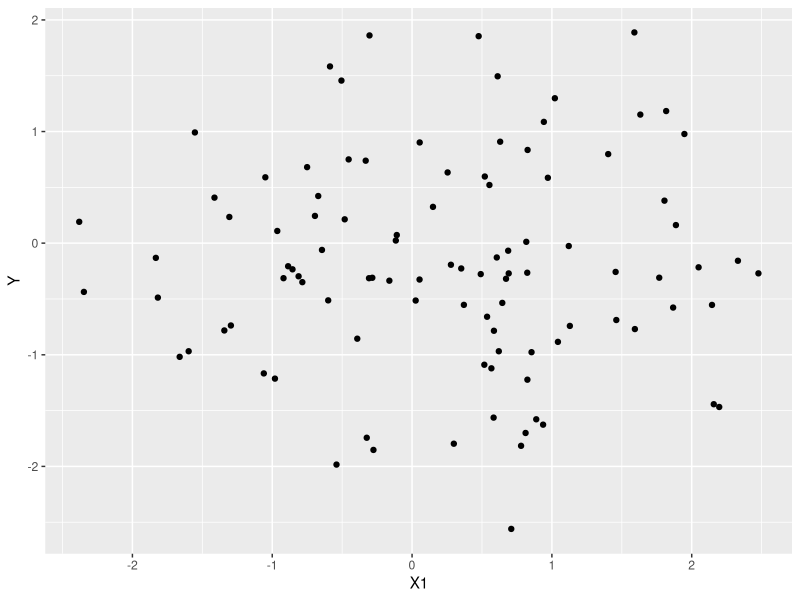
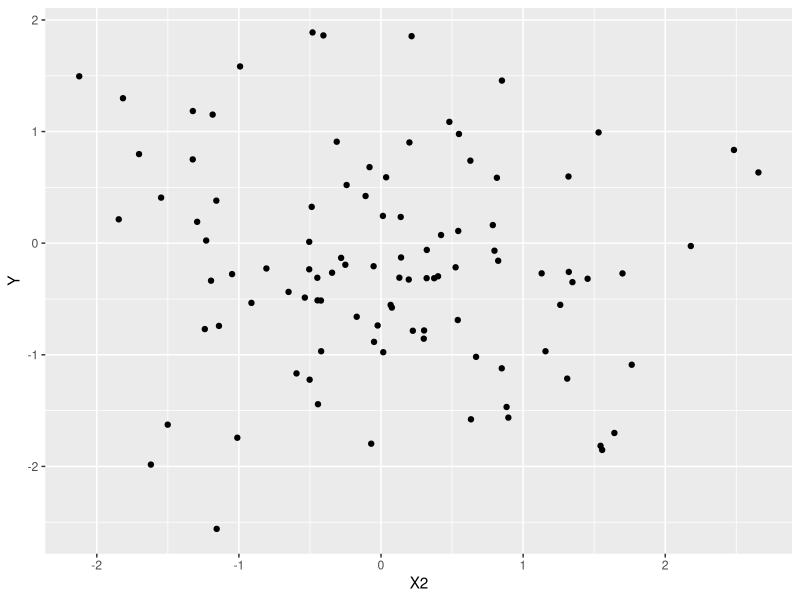
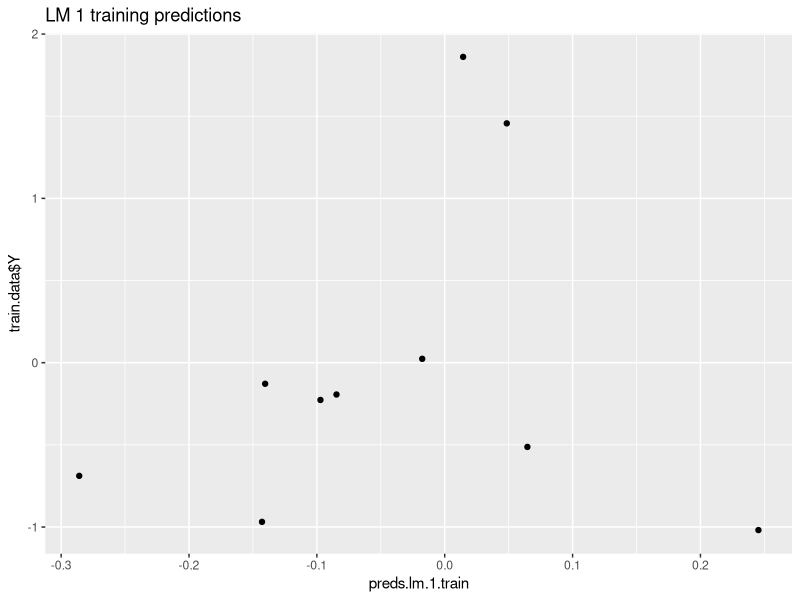
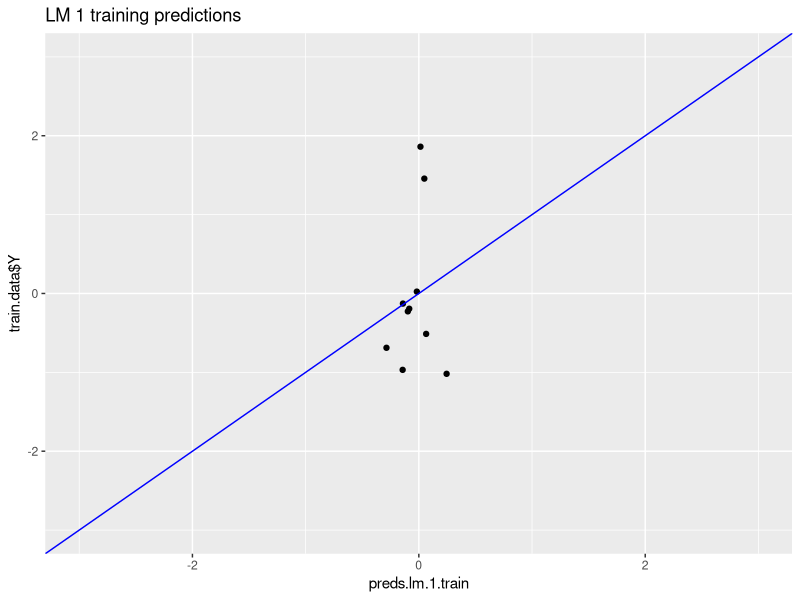
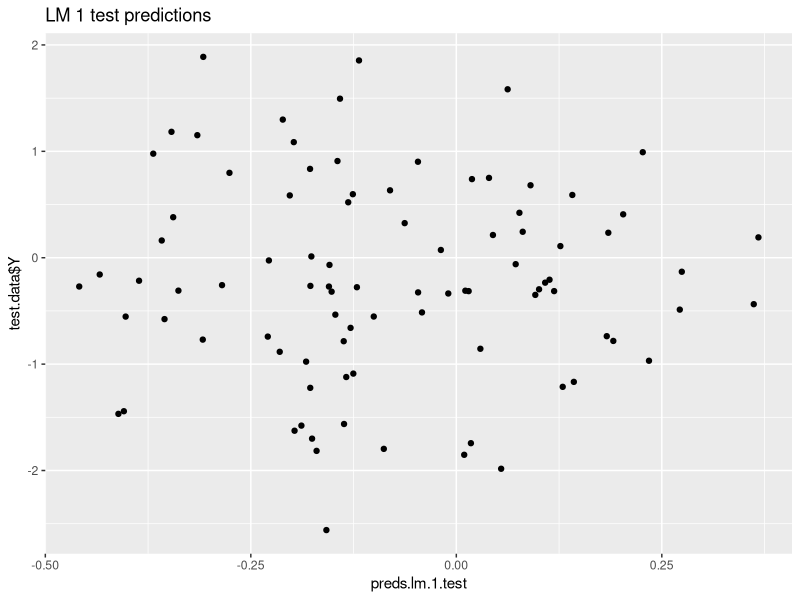
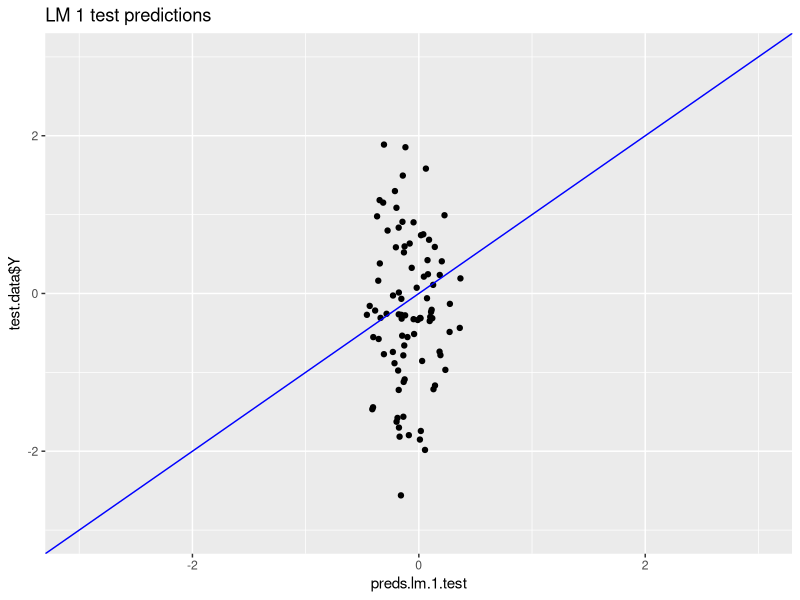
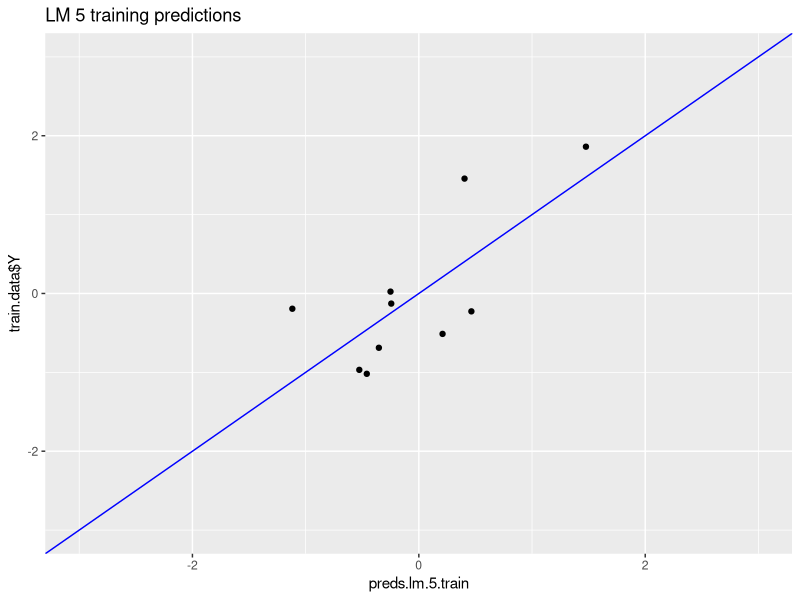
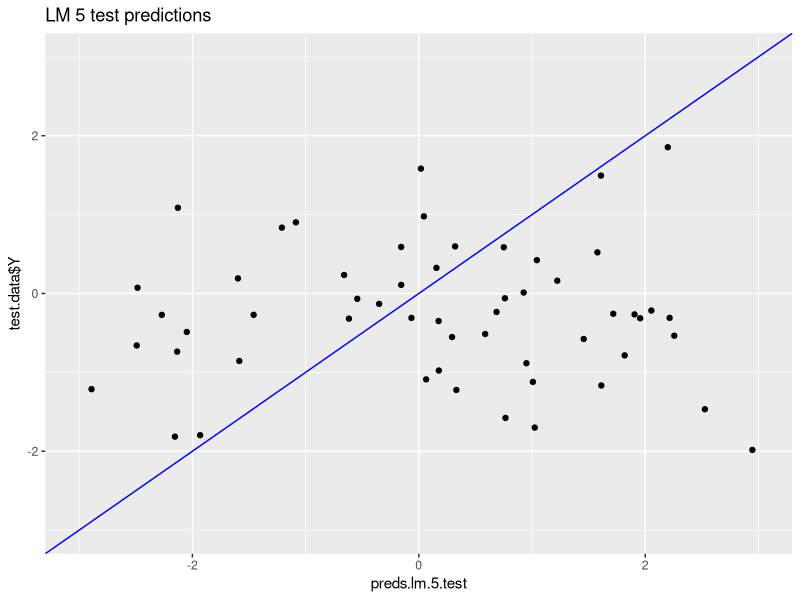

The R source for these figures, in order: (Note: this script raises an error after producing the figures.)
library(ggplot2)

# for 'accuracy' function
library(forecast)

### generate some data

# generate a 20x10 matrix of completely random values between 0 and 10
set.seed(12345)
# x <- matrix(runif(200, min=0, max=10),nrow=20)
x <- matrix(rnorm(1000, mean=0, sd=1),nrow=100)
random.df <- data.frame(x)
head(random.df)
dim(random.df)
summary(random.df)

# name the last column 'Y'
names(random.df)
names(random.df)[10]
names(random.df)[10] <- "Y"
names(random.df)

# visualize the relationships
ggplot(random.df) + 
  geom_point(mapping = aes(x=X1, y=Y))

ggplot(random.df) + 
  geom_point(mapping = aes(x=X2, y=Y))
# and so on...

# pretend we have only seen 10 of the data points when we build our model
# aka train size = 10
train.size <- 10
train.idx <- sample(1:nrow(random.df), train.size)
train.idx

train.data <- random.df[train.idx,]
test.data <- random.df[-train.idx,]
dim(train.data)
dim(test.data)

# train a linear model with one predictor
lm.1 <- lm(Y ~ X1, data=train.data)
summary(lm.1)
# is this performance what you expect?

# train a linear model with 2 predictors
# do you expect R-squared to go up or down? Adjusted R-squared?
lm.2 <- lm(Y ~ X1 + X2, data=train.data)
summary(lm.2)

# train a linear model with 5 predictors
lm.5 <- lm(Y ~ X1 + X2 + X3 + X4 + X5, data=train.data)
summary(lm.5)

# train a linear model with 8 predictors
lm.8 <- lm(Y ~ X1 + X2 + X3 + X4 + X5 + X6 + X7 + X8, data=train.data)
summary(lm.8)

# train a linear model with 9 predictors
# what R-squared do you expect? Adjusted R-squared?
lm.9 <- lm(Y ~ X1 + X2 + X3 + X4 + X5 + X6 + X7 + X8 + X9, data=train.data)
summary(lm.9)

# plot predictions vs actuals for train, test

## LM 1
preds.lm.1.train <- predict(lm.1, newdata=train.data)
preds.lm.1.test <- predict(lm.1, newdata=test.data)

# LM 1 training predictions
p <- ggplot() +
  geom_point(mapping = aes(x=preds.lm.1.train, y=train.data$Y)) + 
  ggtitle("LM 1 training predictions")

p
p + xlim(-3,3) + ylim(-3,3) + 
  geom_abline(mapping = aes(intercept = 0, slope = 1), col="blue")

# LM 1 test predictions
p <- ggplot() +
  geom_point(mapping = aes(x=preds.lm.1.test, y=test.data$Y)) + 
  ggtitle("LM 1 test predictions")

p
p + xlim(-3,3) + ylim(-3,3) + 
  geom_abline(mapping = aes(intercept = 0, slope = 1), col="blue")


## LM 5
preds.lm.5.train <- predict(lm.5, newdata=train.data)
preds.lm.5.test <- predict(lm.5, newdata=test.data)

# LM 5 training predictions
p <- ggplot() +
  geom_point(mapping = aes(x=preds.lm.5.train, y=train.data$Y)) + 
  ggtitle("LM 5 training predictions")

p + xlim(-3,3) + ylim(-3,3) + 
  geom_abline(mapping = aes(intercept = 0, slope = 1), col="blue")

# LM 5 test predictions
p <- ggplot() +
  geom_point(mapping = aes(x=preds.lm.5.test, y=test.data$Y)) + 
  ggtitle("LM 5 test predictions")

p + xlim(-3,3) + ylim(-3,3) + 
  geom_abline(mapping = aes(intercept = 0, slope = 1), col="blue")

# some data points won't even fit
summary(preds.lm.5.test)
p + xlim(-10,10) + ylim(-10,10) + 
  geom_abline(mapping = aes(intercept = 0, slope = 1), col="blue")


## LM 8
preds.lm.8.train <- predict(lm.8, newdata=train.data)
preds.lm.8.test <- predict(lm.8, newdata=test.data)

# LM 8 training predictions
p <- ggplot() +
  geom_point(mapping = aes(x=preds.lm.8.train, y=train.data$Y)) + 
  ggtitle("LM 8 training predictions")

p + xlim(-3,3) + ylim(-3,3) + 
  geom_abline(mapping = aes(intercept = 0, slope = 1), col="blue")

# LM 8 test predictions
p <- ggplot() +
  geom_point(mapping = aes(x=preds.lm.8.test, y=test.data$Y)) + 
  ggtitle("LM 8 test predictions")

summary(preds.lm.8.test)
p + xlim(-25,25) + ylim(-25,25) + 
  geom_abline(mapping = aes(intercept = 0, slope = 1), col="blue")


## LM 9
preds.lm.9.train <- predict(lm.9, newdata=train.data)
preds.lm.9.test <- predict(lm.9, newdata=test.data)

# LM 9 training predictions
p <- ggplot() +
  geom_point(mapping = aes(x=preds.lm.9.train, y=train.data$Y)) + 
  ggtitle("LM 9 training predictions")

p + xlim(-3,3) + ylim(-3,3) + 
  geom_abline(mapping = aes(intercept = 0, slope = 1), col="blue")

# LM 9 test predictions
p <- ggplot() +
  geom_point(mapping = aes(x=preds.lm.9.test, y=test.data$Y)) + 
  ggtitle("LM 9 test predictions")

summary(preds.lm.9.test)
p + xlim(-8,8) + ylim(-8,8) + 
  geom_abline(mapping = aes(intercept = 0, slope = 1), col="blue")

# compare test performance of the models
accuracy(preds.lm.1.test, test.data$Y)
preds.lm.2.test <- predict(lm.2, newdata=test.data)
accuracy(preds.lm.2.test, test.data$Y)
accuracy(preds.lm.5.test, test.data$Y)
accuracy(preds.lm.8.test, test.data$Y)
accuracy(preds.lm.9.test, test.data$Y)

# compare with the simplest possible linear model
# (intercept only, no predictors)
lm.0 <- lm(Y ~ 1, data=train.data)
summary(lm.0)

preds.lm.0.test <- predict(lm.0, newdata=test.data)
head(preds.lm.0.test)
mean(train.data$Y)

accuracy(preds.lm.0.test, test.data$Y)
sd(test.data$Y)
# why are these numbers slightly different?

mean(train.data$Y)
mean(test.data$Y)

# if we knew the "true" mean, RMSE = std dev of Y
y.mean <- mean(test.data$Y)
preds.y.mean <- rep(y.mean, nrow(test.data))

accuracy(preds.y.mean, test.data$Y)
sd(test.data$Y)


# plot LM 0 test predictions
p <- ggplot() +
  geom_point(mapping = aes(x=preds.lm.0.test, y=test.data$Y)) + 
  ggtitle("LM 0 test predictions")

p + xlim(-3,3) + ylim(-3,3) + 
  geom_abline(mapping = aes(intercept = 0, slope = 1), col="blue")


# plot training, test performance for each model
num.predictors <- c(0, 1, 5, 8, 9)
preds.lm.0.train <- predict(lm.0, newdata=train.data)
preds.lm.1.train <- predict(lm.1, newdata=train.data)
preds.lm.5.train <- predict(lm.5, newdata=train.data)
preds.lm.8.train <- predict(lm.8, newdata=train.data)
preds.lm.9.train <- predict(lm.9, newdata=train.data)
training.rmse <- c(accuracy(preds.lm.0.train, train.data$Y)[2],
                   accuracy(preds.lm.1.train, train.data$Y)[2],
                   accuracy(preds.lm.5.train, train.data$Y)[2],
                   accuracy(preds.lm.8.train, train.data$Y)[2],
                   accuracy(preds.lm.9.train, train.data$Y)[2])

preds.lm.0.test <- predict(lm.0, newdata=test.data)
preds.lm.1.test <- predict(lm.1, newdata=test.data)
preds.lm.5.test <- predict(lm.5, newdata=test.data)
preds.lm.8.test <- predict(lm.8, newdata=test.data)
preds.lm.9.test <- predict(lm.9, newdata=test.data)
testing.rmse <- c(accuracy(preds.lm.0.test, test.data$Y)[2],
                  accuracy(preds.lm.1.test, test.data$Y)[2],
                  accuracy(preds.lm.5.test, test.data$Y)[2],
                  accuracy(preds.lm.8.test, test.data$Y)[2])

train.results <- data.frame("num.predictors"=num.predictors,
                            "rmse"=training.rmse,
                            "dataset"="train")

test.results <- data.frame("num.predictors"=num.predictors,
                            "rmse"=testing.rmse,
                            "dataset"="test")
results.df <- rbind(test.results,
                    train.results)
ggplot(data=results.df) + 
  geom_line(mapping = aes(x=num.predictors,y=rmse,col=dataset))


